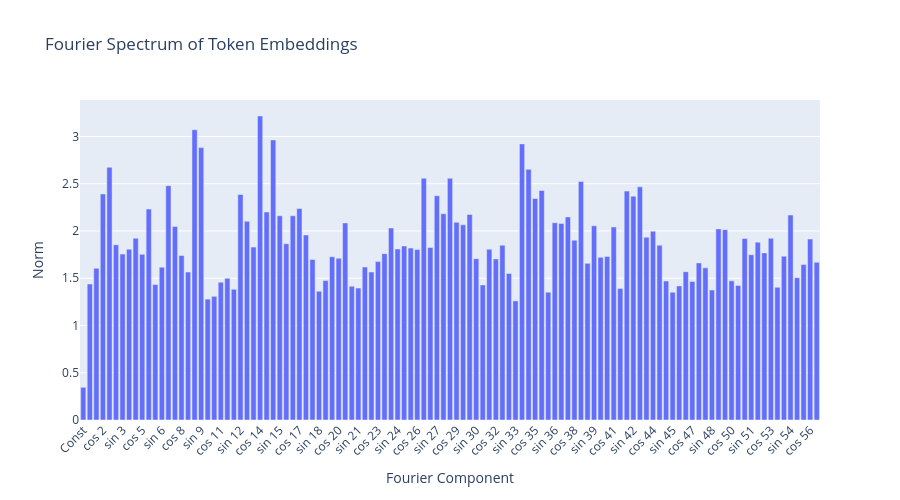

Source (notebook cell):
### Code cell
# Plot the Fourier spectrum of the embeddings
fig = px.bar(
    x=fourier_basis_names,
    y=fourier_norms.cpu().numpy(),
    title="Fourier Spectrum of Token Embeddings",
    labels={"x": "Fourier Component", "y": "Norm"},
)
fig.update_layout(xaxis_tickangle=-45, height=500)
fig.show()

# Find the top frequencies
top_k = 10
top_indices = fourier_norms.argsort(descending=True)[:top_k]
print(f"\nTop {top_k} Fourier components in embeddings:")
for i, idx in enumerate(top_indices):
    print(f"  {i+1}. {fourier_basis_names[idx]}: {fourier_norms[idx].item():.4f}")

### Figure 1 — Plotly figure (JSON) as saved in the notebook; plotly's stock layout.template omitted (floating-point values rounded to 4 significant figures)
{"data": [{"hovertemplate": "Fourier Component=%{x}<br>Norm=%{y}<extra></extra>", "legendgroup": "", "marker": {"color": "#636efa", "pattern": {"shape": ""}}, "name": "", "orientation": "v", "showlegend": false, "textposition": "auto", "type": "bar", "x": ["Const", "cos 1", "sin 1", "cos 2", "sin 2", "cos 3", "sin 3", "cos 4", "sin 4", "cos 5", "sin 5", "cos 6", "sin 6", "cos 7", "sin 7", "cos 8", "sin 8", "cos 9", "sin 9", "cos 10", "sin 10", "cos 11", "sin 11", "cos 12", "sin 12", "cos 13", "sin 13", "cos 14", "sin 14", "cos 15", "sin 15", "cos 16", "sin 16", "cos 17", "sin 17", "cos 18", "sin 18", "cos 19", "sin 19", "cos 20", "sin 20", "cos 21", "sin 21", "cos 22", "sin 22", "cos 23", "sin 23", "cos 24", "sin 24", "cos 25", "sin 25", "cos 26", "sin 26", "cos 27", "sin 27", "cos 28", "sin 28", "cos 29", "sin 29", "cos 30", "sin 30", "cos 31", "sin 31", "cos 32", "sin 32", "cos 33", "sin 33", "cos 34", "sin 34", "cos 35", "sin 35", "cos 36", "sin 36", "cos 37", "sin 37", "cos 38", "sin 38", "cos 39", "sin 39", "cos 40", "sin 40", "cos 41", "sin 41", "cos 42", "sin 42", "cos 43", "sin 43", "cos 44", "sin 44", "cos 45", "sin 45", "cos 46", "sin 46", "cos 47", "sin 47", "cos 48", "sin 48", "cos 49", "sin 49", "cos 50", "sin 50", "cos 51", "sin 51", "cos 52", "sin 52", "cos 53", "sin 53", "cos 54", "sin 54", "cos 55", "sin 55", "cos 56", "sin 56"], "xaxis": "x", "y": [0.3462, 1.439, 1.605, 2.391, 2.673, 1.854, 1.755, 1.808, 1.923, 1.752, 2.232, 1.434, 1.617, 2.479, 2.049, 1.74, 1.565, 3.071, 2.882, 1.279, 1.309, 1.457, 1.499, 1.382, 2.386, 2.102, 1.829, 3.216, 2.201, 2.963, 2.162, 1.865, 2.161, 2.237, 1.958, 1.699, 1.362, 1.475, 1.727, 1.711, 2.085, 1.415, 1.396, 1.619, 1.566, 1.676, 1.76, 2.032, 1.809, 1.841, 1.819, 1.803, 2.558, 1.825, 2.373, 2.183, 2.557, 2.092, 2.065, 2.175, 1.707, 1.429, 1.807, 1.705, 1.849, 1.551, 1.26, 2.921, 2.652, 2.344, 2.429, 1.352, 2.087, 2.08, 2.149, 1.902, 2.524, 1.658, 2.055, 1.721, 1.731, 2.043, 1.391, 2.422, 2.368, 2.467, 1.934, 1.997, 1.85, 1.471, 1.351, 1.419, 1.569, 1.466, 1.662, 1.61, 1.375, 2.022, 2.014, 1.473, 1.424, 1.921, 1.749, 1.881, 1.768, 1.922, 1.404, 1.733, 2.169, 1.506, 1.645, 1.915, 1.669], "yaxis": "y"}], "layout": {"barmode": "relative", "height": 500, "legend": {"tracegroupgap": 0}, "title": {"text": "Fourier Spectrum of Token Embeddings"}, "xaxis": {"anchor": "y", "domain": [0, 1], "tickangle": -45, "title": {"text": "Fourier Component"}}, "yaxis": {"anchor": "x", "domain": [0, 1], "title": {"text": "Norm"}}}}
